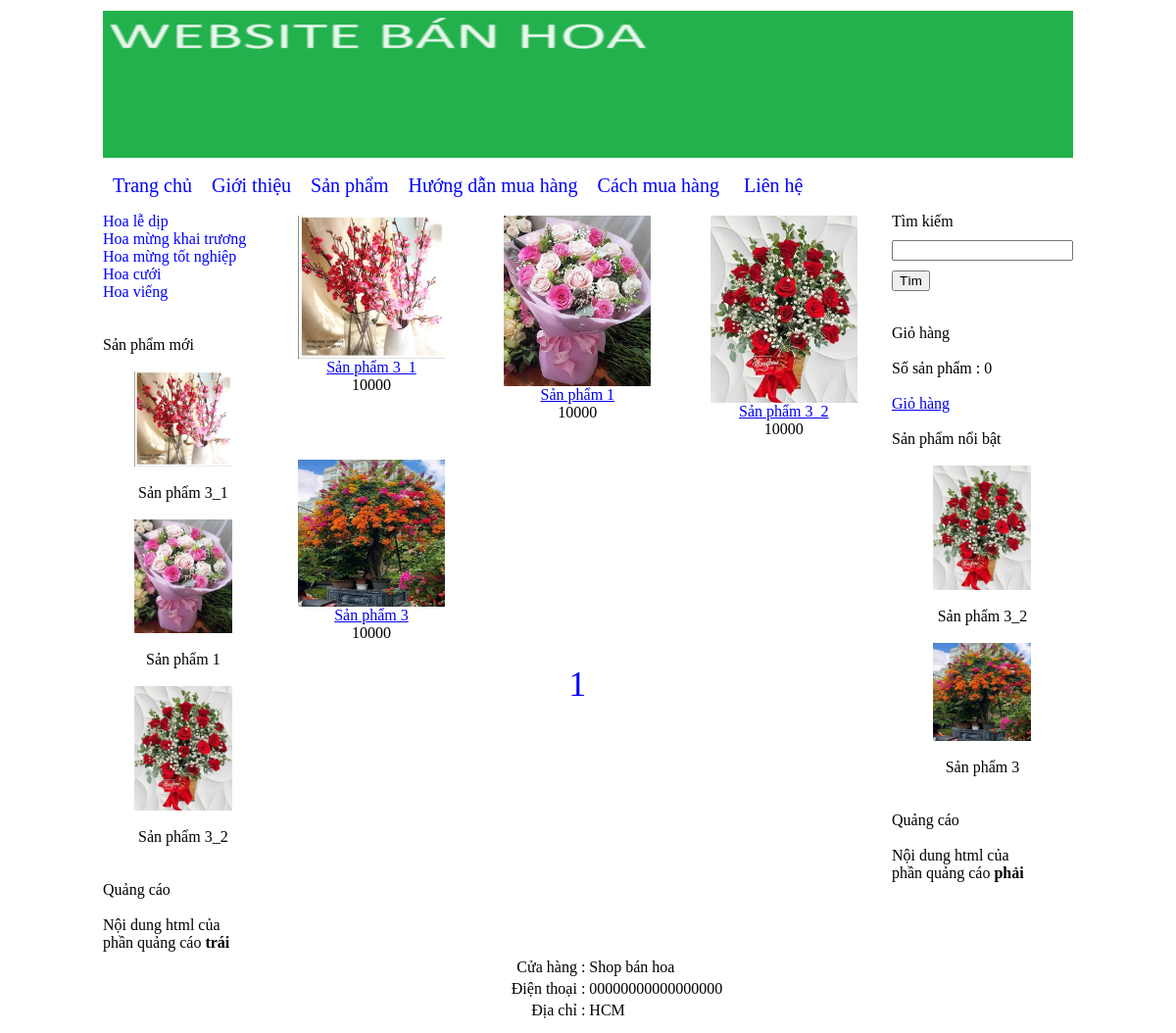
The page /Duan/index.php?thamso=xuat_san_pham_2 on the database its author committed.
### tables this page shows
CREATE TABLE `banner` (
  `id` int NOT NULL,
  `hinh` varchar(256) NOT NULL,
  `rong` varchar(256) NOT NULL,
  `cao` varchar(256) NOT NULL
);

CREATE TABLE `menu_ngang` (
  `id` int NOT NULL,
  `ten` varchar(256) NOT NULL,
  `noi_dung` mediumtext NOT NULL,
  `loai_menu` varchar(256) NOT NULL
);

CREATE TABLE `menu_doc` (
  `id` int NOT NULL,
  `ten` varchar(256) NOT NULL
);

CREATE TABLE `san_pham` (
  `id` int NOT NULL,
  `ten` varchar(256) NOT NULL,
  `gia` int NOT NULL,
  `hinh_anh` varchar(256) NOT NULL,
  `noi_dung` mediumtext NOT NULL,
  `thuoc_menu` int NOT NULL,
  `noi_bat` varchar(256) NOT NULL,
  `trang_chu` varchar(256) NOT NULL,
  `sap_xep_trang_chu` int NOT NULL
);

CREATE TABLE `quang_cao` (
  `id` int NOT NULL,
  `html` mediumtext NOT NULL,
  `vi_tri` varchar(256) NOT NULL
);

CREATE TABLE `footer` (
  `id` int NOT NULL,
  `html` mediumtext NOT NULL
);

### Duan/chuc_nang/san_pham/xuat_toan_bo_san_pham.php (the view, shortened to what this page needs)
<?php
    $so_du_lieu = 15;
    $servername = "localhost";
    $username = "admin01";
    $password = "123admin123";
    $dbname = "ban_hang";
    $conn = new mysqli($servername, $username, $password, $dbname);
    $tv = "SELECT COUNT(*) FROM san_pham";
    $tv_1 = $conn->query($tv);
    $tv_2 = $tv_1->fetch_array();
    $so_trang = ceil($tv_2[0] / $so_du_lieu);
    if (!isset($_GET['trang'])) {
        $vtbd = 0;
    } else {
        $vtbd = ($_GET['trang'] - 1) * $so_du_lieu;
    }
    $tv = "SELECT id, ten, gia, hinh_anh, thuoc_menu FROM san_pham ORDER BY id DESC LIMIT $vtbd, $so_du_lieu";
    $tv_1 = $conn->query($tv);
    echo "<table>";
    while ($tv_2 = $tv_1->fetch_array()) {
        echo "<tr>";
        for ($i = 1; $i <= 3; $i++) {
            echo "<td align='center' width='215px' valign='top' >";
            if ($tv_2 != false) {
                $link_anh = "chuc_nang/hinh_anh/san_pham/" . $tv_2['hinh_anh'];
                $link_chi_tiet = "?thamso=chi_tiet_san_pham&id=" . $tv_2['id'];
                echo "<a href='$link_chi_tiet' >";
                echo "<img src='$link_anh' width='150px' >";
                echo "</a>";
                echo "<br>";
                echo "<a href='$link_chi_tiet' >";
                echo $tv_2['ten'];
                echo "</a>";
                echo "<br>";
                echo $tv_2['gia'];
                echo "<br>";
                echo "<br>";
            } else {
                echo "&nbsp;";
            }
            echo "</td>";
            if ($i != 3) {
                $tv_2 = $tv_1->fetch_array();
            }
        }
        echo "</tr>";
    }
    echo "<tr>";
    echo "<td colspan='3' align='center' >";
    echo "<div class='phan_trang' >";
    for ($i = 1; $i <= $so_trang; $i++) {
        $link = "?thamso=xuat_san_pham_2&trang=" . $i;
        echo "<a href='$link' >";
        echo $i;
        echo "</a>";
    }
    echo "</div>";
    echo "</td>";
    echo "</tr>";
    echo "</table>";
?>

### Duan/chuc_nang/banner/banner.php (shortened to what this page needs)
<?php
    $conn = new mysqli("localhost", "admin01", "123admin123", "ban_hang");
    $tv = "SELECT * FROM banner LIMIT 0,1";
    $result = $conn->query($tv);
    if ($result->num_rows > 0) {
        $tv_2 = $result->fetch_assoc();
        $link_hinh = "chuc_nang/hinh_anh/banner/" . $tv_2['hinh'];
        echo "<img src='" . $link_hinh . "' width='" . $tv_2['rong'] . "' height='" . $tv_2['cao'] . "' >";
    }
?>

### Duan/chuc_nang/menu_ngang/menu_ngang.php (shortened to what this page needs)
<?php
    $servername = "localhost";
    $username = "admin01";
    $password = "123admin123";
    $dbname = "ban_hang";
    $conn = new mysqli($servername, $username, $password, $dbname);
    $tv = "SELECT id, ten, loai_menu FROM menu_ngang ORDER BY id";
    $tv_1 = $conn->query($tv);
    echo "<div class='menu_ngang'>";
    echo "<a href='index.php'>Trang chủ</a>";
    while ($tv_2 = $tv_1->fetch_assoc()) {
        if ($tv_2['loai_menu'] == "") {
            $link_menu = "?thamso=xuat_mot_tin&id=" . $tv_2['id'];
        } elseif ($tv_2['loai_menu'] == "san_pham") {
            $link_menu = "?thamso=xuat_san_pham_2";
        }
        echo "<a href='$link_menu'>";
        echo $tv_2['ten'];
        echo "</a>";
    }
    echo "</div>";
?>

### Duan/chuc_nang/menu_doc/menu_doc.php (shortened to what this page needs)
<?php
    $servername = "localhost";
    $username = "admin01";
    $password = "123admin123";
    $dbname = "ban_hang";
    $conn = new mysqli($servername, $username, $password, $dbname);
    $tv = "SELECT * FROM menu_doc ORDER BY id";
    $tv_1 = $conn->query($tv);
    echo "<div class='menu_doc'>";
    while ($tv_2 = $tv_1->fetch_assoc()) {
        $id = $tv_2['id'];
        $ten = $tv_2['ten'];
        $link = "?thamso=xuat_san_pham&id=" . urlencode($id);
        echo "<a href='$link'>";
        echo $ten;
        echo "</a>";
    }
    echo "</div>";
?>

### Duan/chuc_nang/san_pham/moi.php (shortened to what this page needs)
<br><br>
Sản phẩm mới <br><br>
<center>
    <?php
        $mysqli = new mysqli("localhost", "admin01", "123admin123", "ban_hang");
        $query = "SELECT id, ten, hinh_anh FROM san_pham ORDER BY id DESC LIMIT 0,3";
        $result = $mysqli->query($query);
        while($row = $result->fetch_assoc()) {
            $link_anh = "chuc_nang/hinh_anh/san_pham/" . $row['hinh_anh'];
            $link_chi_tiet = "?thamso=chi_tiet_san_pham&id=" . $row['id'];
            echo "<a href='$link_chi_tiet'>";
                echo "<img src='$link_anh' width='100px'>";
            echo "</a>";
            echo "<br><br>";
            echo $row['ten'];
            echo "<br>";
            echo "<br>";
        }
    ?>
</center>

### Duan/chuc_nang/quang_cao/trai.php (shortened to what this page needs)
<br>Quảng cáo <br><br>
<?php
    $conn = new mysqli("localhost", "admin01", "123admin123", "ban_hang");
    $vi_tri = 'trai';
    $tv = "SELECT html FROM quang_cao WHERE vi_tri='$vi_tri'";
    $result = $conn->query($tv);
    if ($result->num_rows > 0) {
        $tv_2 = $result->fetch_assoc();
        echo $tv_2['html'];
    } else {
        echo "Không có quảng cáo.";
    }
?>

### Duan/chuc_nang/san_pham/noi_bat.php (shortened to what this page needs)
<br><br>
Sản phẩm nổi bật <br><br>
<center>
    <?php
        $mysqli = new mysqli("localhost", "admin01", "123admin123", "ban_hang");
        $query = "SELECT id, ten, hinh_anh FROM san_pham WHERE noi_bat='co' ORDER BY id DESC LIMIT 0,3";
        $result = $mysqli->query($query);
        while ($row = $result->fetch_assoc()) {
            $link_anh = "chuc_nang/hinh_anh/san_pham/" . $row['hinh_anh'];
            $link_chi_tiet = "?thamso=chi_tiet_san_pham&id=" . $row['id'];
            echo "<a href='$link_chi_tiet' >";
                echo "<img src='$link_anh' width='100px' >";
            echo "</a>";
            echo "<br><br>";
            echo $row['ten'];
            echo "<br>";
            echo "<br>";
        }
    ?>
</center>

### Duan/chuc_nang/quang_cao/phai.php (shortened to what this page needs)
<br>Quảng cáo <br><br>
<?php
    $conn = new mysqli("localhost", "admin01", "123admin123", "ban_hang");
    $vi_tri = 'phai';
    $tv = "SELECT html FROM quang_cao WHERE vi_tri='$vi_tri'";
    $result = $conn->query($tv);
    if ($result->num_rows > 0) {
        $tv_2 = $result->fetch_assoc();
        echo $tv_2['html'];
    } else {
        echo "Không có quảng cáo.";
    }
?>

### Duan/chuc_nang/footer/footer.php (shortened to what this page needs)
<?php
    $conn = new mysqli("localhost", "admin01", "123admin123", "ban_hang");
    $tv = "SELECT * FROM footer LIMIT 0,1";
    $result = $conn->query($tv);
    if ($result->num_rows > 0) {
        $tv_2 = $result->fetch_assoc();
        echo $tv_2['html'];
    }
?>

### Duan/giao_dien/giao_dien.css (style rules this page uses)
div.menu_ngang a { color:blue; margin-left: 10px; margin-right: 10px; text-decoration: none; font-size:20px; }
div.menu_doc a { color:blue; text-decoration: none; display:block; }
div.phan_trang a { font-size:36px; margin-left:5px; margin-right:5px; text-decoration: none; color:blue; }

### rows shown on the page
banner: hinh (picture)
menu_ngang: ten "Giới thiệu"
menu_ngang: ten "Sản phẩm"
menu_ngang: ten "Hướng dẫn mua hàng"
menu_ngang: ten "Cách mua hàng"
menu_ngang: ten "Liên hệ"
menu_doc: ten "Hoa lễ dịp"
menu_doc: ten "Hoa mừng khai trương"
menu_doc: ten "Hoa mừng tốt nghiệp"
menu_doc: ten "Hoa cưới"
menu_doc: ten "Hoa viếng"
san_pham: hinh_anh (picture), ten "Sản phẩm 3_1", gia "10000"
san_pham: hinh_anh (picture), ten "Sản phẩm 1", gia "10000"
san_pham: hinh_anh (picture), ten "Sản phẩm 3_2", gia "10000"
quang_cao: html "Nội dung html của phần quảng cáo trái"
san_pham: hinh_anh (picture), ten "Sản phẩm 3", gia "10000"
quang_cao: html "Nội dung html của phần quảng cáo phải"
footer: html "Cửa hàng : Shop bán hoa Điện thoại : 00000000000000000 Địa chỉ : HCM"

### other values the page prints
$so_luong "0"
